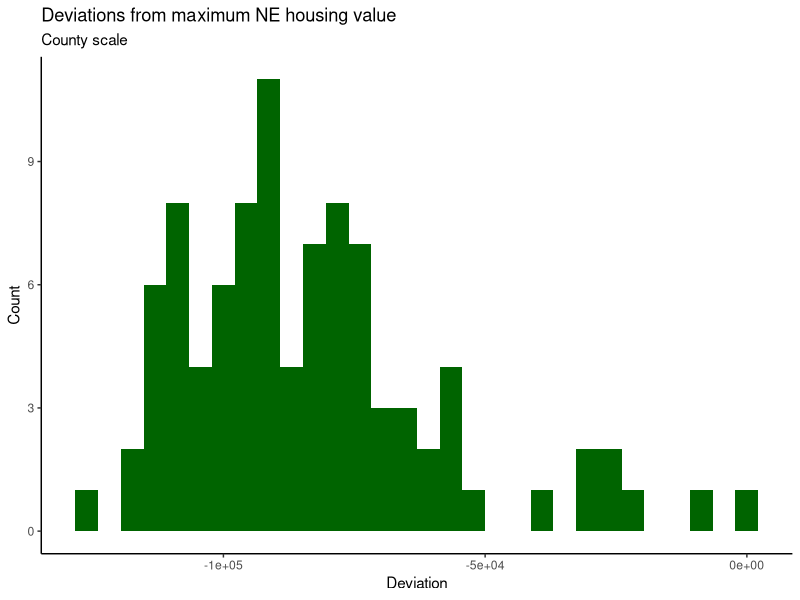
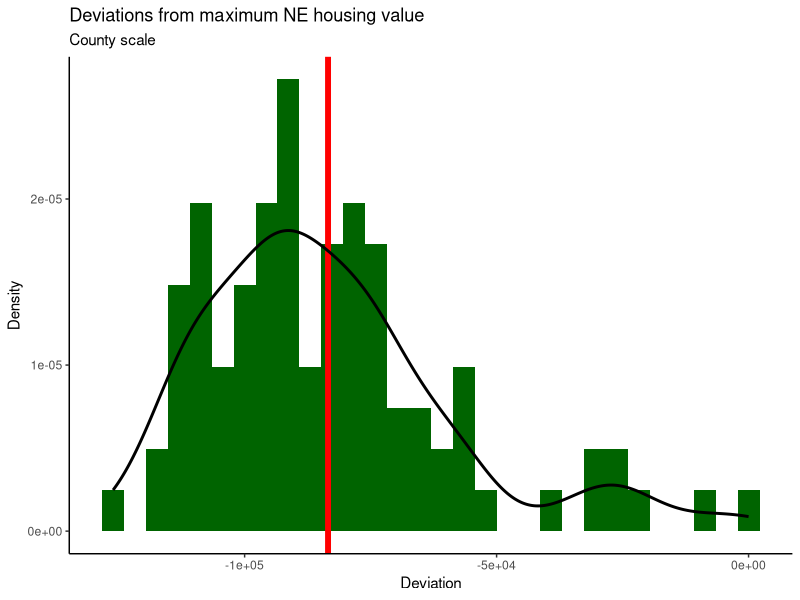

The R source for these figures, in order:

library(tidyverse)

rainfall <- c(0.0, 2.1, 2.5, .1, 0.0, 0.0, 6.8, 3.1, 2.2)

rainfall[1]

rainfall[1] >= 3

if(rainfall[1] >= 3){
  print("big storm")
} else{
  print('little storm')
}


f.storm.test <- function(rainfall){
  if(rainfall[1] >= 3){
    print("big storm")
  } else{
    print('little storm')
  }
}

for(i in rainfall){
  f.storm.test(i)
}


rainfall %>% purrr::map(., f.storm.test)

rainfall >= 3

max(rainfall)

which(rainfall == max(rainfall))


# -------------------------------------------------------------------------


mydf <- read_csv('./ne_counties.csv')

max(mydf$MedValHous)
which(mydf$MedValHous == max(mydf$MedValHous)) %>% mydf[.,]

mydf %>% dplyr::slice_max(MedValHous)

newdf <- mydf %>% mutate(deviation = MedValHous - max(MedValHous))

newdf %>%  dplyr::slice_min(deviation)

newdf %>% ggplot(., aes(x=deviation))+
  geom_histogram(fill = 'dark green')+
  theme_classic() +
  labs(title = 'Deviations from maximum NE housing value',
       subtitle = 'County scale',
       x = "Deviation",
       y = 'Count')



newdf %>% ggplot(., aes(x = deviation, y = after_stat(density))) +
  geom_histogram(fill = "dark green") +
  geom_vline(xintercept = mean(newdf$deviation), color = "red", linewidth = 2) +
  geom_density(color = "black", linewidth = 1) +
  theme_classic() +
  labs(title = "Deviations from maximum NE housing value",
       subtitle = "County scale",
       x = "Deviation",
       y = "Density")



